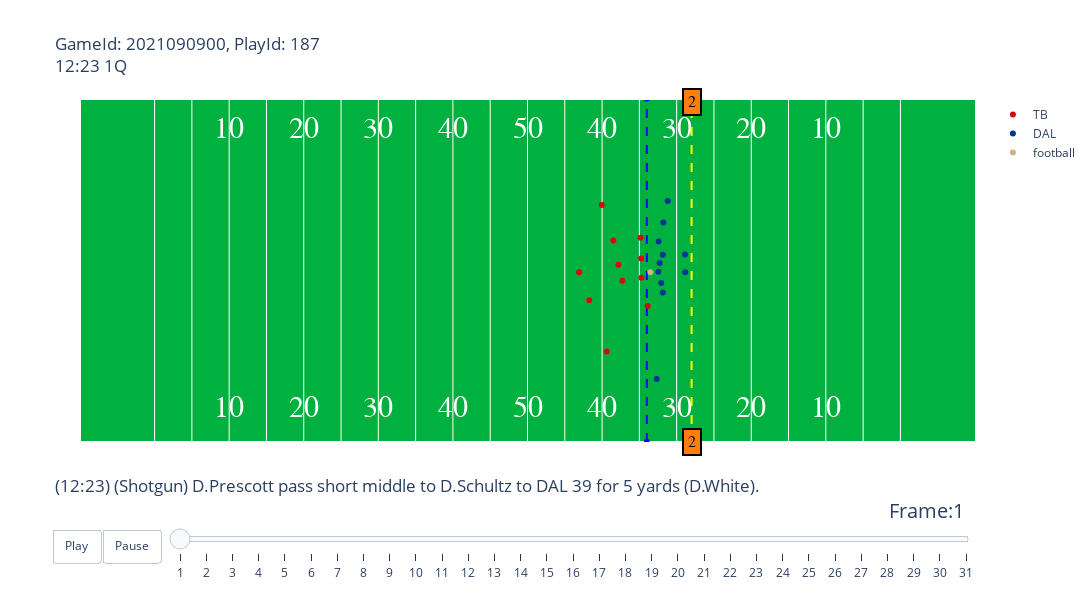

Notebook source saved alongside this figure:
### Markdown cell above
### Animation

### Code cell
animate_play(week1, plays, players, pffScoutingData, 2021090900,playId_num).show()

### Figure 1 — Plotly figure (JSON) as saved in the notebook; plotly's stock layout.template omitted (floating-point values rounded to 4 significant figures)
{"data": [{"hoverinfo": "none", "mode": "text", "showlegend": false, "text": ["10", "20", "30", "40", "50", "40", "30", "20", "10"], "textfont": {"color": "#ffffff", "family": "Courier New, monospace", "size": 30}, "type": "scatter", "x": [20, 30, 40, 50, 60, 70, 80, 90, 100], "y": [5, 5, 5, 5, 5, 5, 5, 5, 5]}, {"hoverinfo": "none", "mode": "text", "showlegend": false, "text": ["10", "20", "30", "40", "50", "40", "30", "20", "10"], "textfont": {"color": "#ffffff", "family": "Courier New, monospace", "size": 30}, "type": "scatter", "x": [20, 30, 40, 50, 60, 70, 80, 90, 100], "y": [48.5, 48.5, 48.5, 48.5, 48.5, 48.5, 48.5, 48.5, 48.5]}, {"hoverinfo": "none", "line": {"color": "blue", "dash": "dash"}, "showlegend": false, "type": "scatter", "x": [76, 76], "y": [0, 53.5]}, {"hoverinfo": "none", "line": {"color": "yellow", "dash": "dash"}, "showlegend": false, "type": "scatter", "x": [82, 82], "y": [0, 53.5]}, {"hoverinfo": "text", "hovertext": ["nflId:35441.0<br>displayName:Ndamukong Suh<br>Position:LILB<br>Role:Pass Rush", "nflId:35454.0<br>displayName:Jason Pierre-Paul<br>Position:REO<br>Role:Pass Rush", "nflId:38588.0<br>displayName:Lavonte David<br>Position:RILB<br>Role:Pass Rush", "nflId:41915.0<br>displayName:Shaquil Barrett<br>Position:SCBiL<br>Role:Coverage", "nflId:46081.0<br>displayName:Vita Vea<br>Position:DRT<br>Role:Pass Rush", "nflId:46132.0<br>displayName:Carlton Davis<br>Position:LCB<br>Role:Coverage", "nflId:47788.0<br>displayName:Devin White<br>Position:LILB<br>Role:Coverage", "nflId:47822.0<br>displayName:Sean Murphy-Bunting<br>Position:SCBiL<br>Role:Coverage", "nflId:47877.0<br>displayName:Jamel Dean<br>Position:RCB<br>Role:Coverage", "nflId:47882.0<br>displayName:Mike Edwards<br>Position:SSR<br>Role:Coverage", "nflId:52453.0<br>displayName:Antoine Winfield<br>Position:FS<br>Role:Coverage"], "marker": {"color": "#D50A0A"}, "mode": "markers", "name": "TB", "type": "scatter", "x": [75.23, 76.12, 72.73, 75.15, 75.27, 69.96, 72.2, 71.51, 70.63, 68.28, 66.92], "y": [28.6, 21.19, 25.14, 31.82, 25.61, 36.95, 27.64, 31.42, 14.12, 22.09, 26.46]}, {"hoverinfo": "text", "hovertext": ["nflId:37082.0<br>displayName:Tyron Smith<br>Position:LT<br>Role:Pass Block", "nflId:42347.0<br>displayName:Amari Cooper<br>Position:RWR<br>Role:Pass Route", "nflId:42654.0<br>displayName:La'el Collins<br>Position:RT<br>Role:Pass Block", "nflId:43424.0<br>displayName:Dak Prescott<br>Position:QB<br>Role:Pass", "nflId:45532.0<br>displayName:Blake Jarwin<br>Position:SRoWR<br>Role:Pass Route", "nflId:46119.0<br>displayName:Connor Williams<br>Position:LG<br>Role:Pass Block", "nflId:46150.0<br>displayName:Michael Gallup<br>Position:LWR<br>Role:Pass Route", "nflId:46206.0<br>displayName:Dalton Schultz<br>Position:SRiWR<br>Role:Pass Route", "nflId:47873.0<br>displayName:Connor McGovern<br>Position:RG<br>Role:Pass Block", "nflId:52425.0<br>displayName:CeeDee Lamb<br>Position:HB-R<br>Role:Pass Route", "nflId:52554.0<br>displayName:Tyler Biadasz<br>Position:C<br>Role:Pass Block"], "marker": {"color": "#003594"}, "mode": "markers", "name": "DAL", "type": "scatter", "x": [78.14, 78.8, 78.14, 81.15, 78.21, 77.93, 77.32, 77.59, 77.72, 81.12, 77.55], "y": [23.29, 37.55, 29.2, 26.45, 34.21, 24.79, 9.81, 31.25, 27.9, 29.21, 26.54]}, {"hoverinfo": "none", "marker": {"color": "#CBB67C"}, "mode": "markers", "name": "football", "type": "scatter", "x": [76.47], "y": [26.46]}], "layout": {"annotations": [{"align": "center", "bgcolor": "#ff7f0e", "bordercolor": "black", "borderpad": 4, "borderwidth": 2, "font": {"color": "black", "family": "Courier New, monospace", "size": 16}, "opacity": 1, "showarrow": false, "text": "2", "x": 82, "y": 0}, {"align": "center", "bgcolor": "#ff7f0e", "bordercolor": "black", "borderpad": 4, "borderwidth": 2, "font": {"color": "black", "family": "Courier New, monospace", "size": 16}, "opacity": 1, "showarrow": false, "text": "2", "x": 82, "y": 53}], "autosize": false, "height": 600, "plot_bgcolor": "#00B140", "sliders": [{"active": 0, "currentvalue": {"font": {"size": 20}, "prefix": "Frame:", "visible": true, "xanchor": "right"}, "len": 0.9, "pad": {"b": 10, "t": 50}, "steps": [{"args": [[1], {"frame": {"duration": 100, "redraw": false}, "mode": "immediate", "transition": {"duration": 0}}], "label": "1", "method": "animate"}, {"args": [[2], {"frame": {"duration": 100, "redraw": false}, "mode": "immediate", "transition": {"duration": 0}}], "label": "2", "method": "animate"}, {"args": [[3], {"frame": {"duration": 100, "redraw": false}, "mode": "immediate", "transition": {"duration": 0}}], "label": "3", "method": "animate"}, {"args": [[4], {"frame": {"duration": 100, "redraw": false}, "mode": "immediate", "transition": {"duration": 0}}], "label": "4", "method": "animate"}, {"args": [[5], {"frame": {"duration": 100, "redraw": false}, "mode": "immediate", "transition": {"duration": 0}}], "label": "5", "method": "animate"}, {"args": [[6], {"frame": {"duration": 100, "redraw": false}, "mode": "immediate", "transition": {"duration": 0}}], "label": "6", "method": "animate"}, {"args": [[7], {"frame": {"duration": 100, "redraw": false}, "mode": "immediate", "transition": {"duration": 0}}], "label": "7", "method": "animate"}, {"args": [[8], {"frame": {"duration": 100, "redraw": false}, "mode": "immediate", "transition": {"duration": 0}}], "label": "8", "method": "animate"}, {"args": [[9], {"frame": {"duration": 100, "redraw": false}, "mode": "immediate", "transition": {"duration": 0}}], "label": "9", "method": "animate"}, {"args": [[10], {"frame": {"duration": 100, "redraw": false}, "mode": "immediate", "transition": {"duration": 0}}], "label": "10", "method": "animate"}, {"args": [[11], {"frame": {"duration": 100, "redraw": false}, "mode": "immediate", "transition": {"duration": 0}}], "label": "11", "method": "animate"}, {"args": [[12], {"frame": {"duration": 100, "redraw": false}, "mode": "immediate", "transition": {"duration": 0}}], "label": "12", "method": "animate"}, {"args": [[13], {"frame": {"duration": 100, "redraw": false}, "mode": "immediate", "transition": {"duration": 0}}], "label": "13", "method": "animate"}, {"args": [[14], {"frame": {"duration": 100, "redraw": false}, "mode": "immediate", "transition": {"duration": 0}}], "label": "14", "method": "animate"}, {"args": [[15], {"frame": {"duration": 100, "redraw": false}, "mode": "immediate", "transition": {"duration": 0}}], "label": "15", "method": "animate"}, {"args": [[16], {"frame": {"duration": 100, "redraw": false}, "mode": "immediate", "transition": {"duration": 0}}], "label": "16", "method": "animate"}, {"args": [[17], {"frame": {"duration": 100, "redraw": false}, "mode": "immediate", "transition": {"duration": 0}}], "label": "17", "method": "animate"}, {"args": [[18], {"frame": {"duration": 100, "redraw": false}, "mode": "immediate", "transition": {"duration": 0}}], "label": "18", "method": "animate"}, {"args": [[19], {"frame": {"duration": 100, "redraw": false}, "mode": "immediate", "transition": {"duration": 0}}], "label": "19", "method": "animate"}, {"args": [[20], {"frame": {"duration": 100, "redraw": false}, "mode": "immediate", "transition": {"duration": 0}}], "label": "20", "method": "animate"}, {"args": [[21], {"frame": {"duration": 100, "redraw": false}, "mode": "immediate", "transition": {"duration": 0}}], "label": "21", "method": "animate"}, {"args": [[22], {"frame": {"duration": 100, "redraw": false}, "mode": "immediate", "transition": {"duration": 0}}], "label": "22", "method": "animate"}, {"args": [[23], {"frame": {"duration": 100, "redraw": false}, "mode": "immediate", "transition": {"duration": 0}}], "label": "23", "method": "animate"}, {"args": [[24], {"frame": {"duration": 100, "redraw": false}, "mode": "immediate", "transition": {"duration": 0}}], "label": "24", "method": "animate"}, {"args": [[25], {"frame": {"duration": 100, "redraw": false}, "mode": "immediate", "transition": {"duration": 0}}], "label": "25", "method": "animate"}, {"args": [[26], {"frame": {"duration": 100, "redraw": false}, "mode": "immediate", "transition": {"duration": 0}}], "label": "26", "method": "animate"}, {"args": [[27], {"frame": {"duration": 100, "redraw": false}, "mode": "immediate", "transition": {"duration": 0}}], "label": "27", "method": "animate"}, {"args": [[28], {"frame": {"duration": 100, "redraw": false}, "mode": "immediate", "transition": {"duration": 0}}], "label": "28", "method": "animate"}, {"args": [[29], {"frame": {"duration": 100, "redraw": false}, "mode": "immediate", "transition": {"duration": 0}}], "label": "29", "method": "animate"}, {"args": [[30], {"frame": {"duration": 100, "redraw": false}, "mode": "immediate", "transition": {"duration": 0}}], "label": "30", "method": "animate"}, {"args": [[31], {"frame": {"duration": 100, "redraw": false}, "mode": "immediate", "transition": {"duration": 0}}], "label": "31", "method": "animate"}], "transition": {"duration": 300, "easing": "cubic-in-out"}, "x": 0.1, "xanchor": "left", "y": 0, "yanchor": "top"}], "title": {"text": "GameId: 2021090900, PlayId: 187<br>12:23 1Q<br><br><br><br><br><br><br><br><br><br><br><br><br><br><br><br><br><br><br>(12:23) (Shotgun) D.Prescott pass short middle to D.Schultz to DAL 39 for 5 yards (D.White)."}, "updatemenus": [{"buttons": [{"args": [null, {"frame": {"duration": 100, "redraw": false}, "fromcurrent": true, "transition": {"duration": 0}}], "label": "Play", "method": "animate"}, {"args": [[null], {"frame": {"duration": 0, "redraw": false}, "mode": "immediate", "transition": {"duration": 0}}], "label": "Pause", "method": "animate"}], "direction": "left", "pad": {"r": 10, "t": 87}, "showactive": false, "type": "buttons", "x": 0.1, "xanchor": "right", "y": 0, "yanchor": "top"}], "width": 1200, "xaxis": {"autorange": false, "range": [0, 120], "showticklabels": false, "tickmode": "array", "tickvals": [10, 15, 20, 25, 30, 35, 40, 45, 50, 55, 60, 65, 70, 75, 80, 85, 90, 95, 100, 105, 110]}, "yaxis": {"autorange": false, "range": [0, 53.3], "showgrid": false, "showticklabels": false}}}
